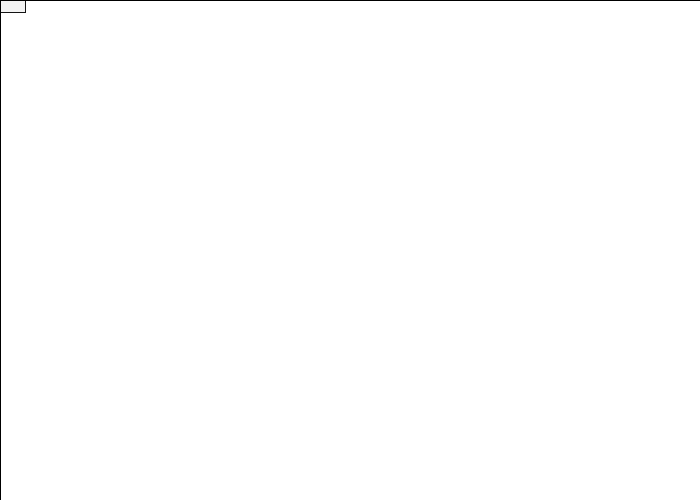
Frame 1 (no input)
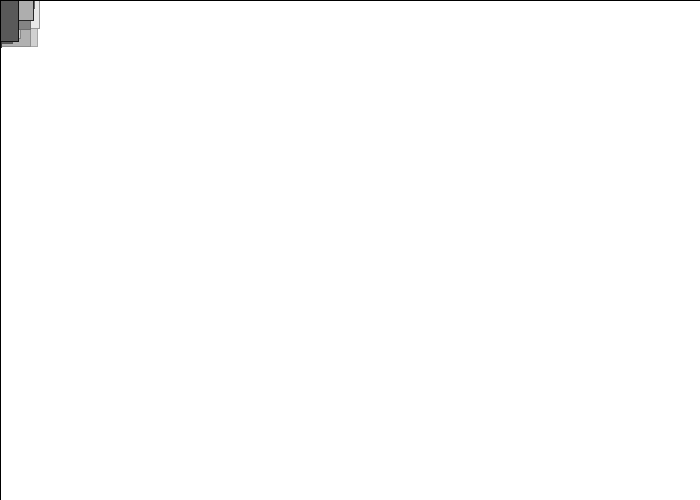
Frame 60 (the mouse pressed at the canvas centre just before this capture)
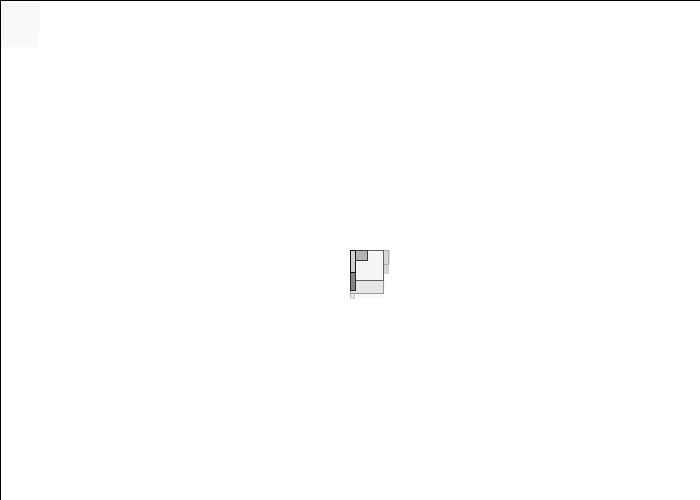
Frame 120 (the mouse held since frame 60 and released just before this capture)

The Processing sketch that drew these frames (run headless with seeded random() and noise(); from frame 60 on, the mouse is pressed at the canvas centre):

// Processing sketch: processing_36272
// ── processing_36272.pde

float x = 0;
float y = 0;
float c = 0;
float b = 0;

void setup() {
  
  size (700,500);
  background (255);
  //frameRate(500);
  loop();
  
  
}

void draw() {
  x = random (40);
  y = random (50);
  c = random (255);
  b = random (255);
  
 // background(255);
  fill (c,c,c);
  rect (mouseX, mouseY, x, y);
  fill (255,255,255,20);
  rect(0,0,1000,1000);

if (mouseButton == LEFT) {
  
fill (b,0,0);
 rect(mouseX, mouseY, x, y);}

}
